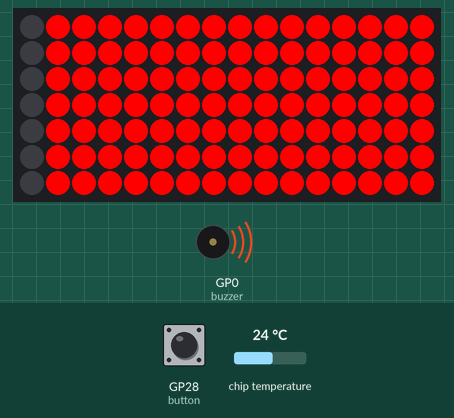
Simulated run of this program. Board: Raspberry Pi Pico running MicroPython. Shown: 16×7 RGB LED matrix, buzzer (waves = sounding). Inputs (shaded band) come from the test bench; at power-on: GP28 (button) LOW, chip temperature 24 °C. Dim RGB values are drawn brighter than linear; threads take turns every 2 ms; what the program prints to the serial console is not drawn.

Above: at 1.2 s.
1.3 s: GP28 (button) pulled HIGH for 0.5 s
At 1.52 s:
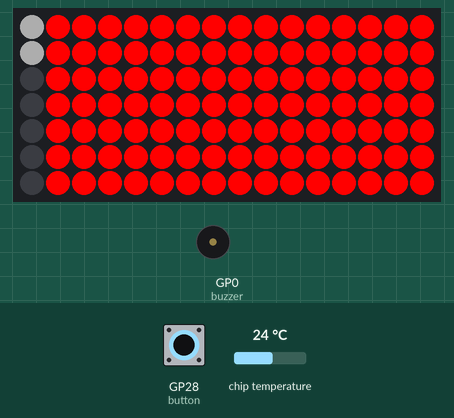
At 2.53 s:
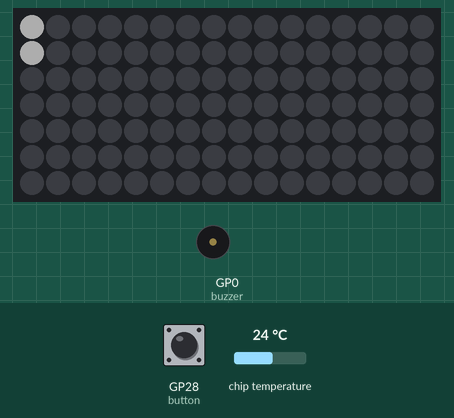
Timing chart, 0 to 4.3 s (numbered marks = the images above; inputs shaded):
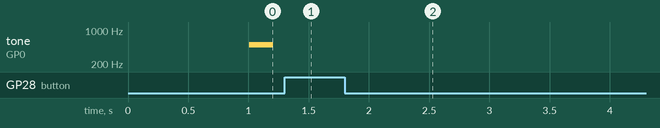

Measured:
- after the input at 1.3 s, tone on GP0 (buzzer): stops changing and stays silent

The program:

pico-unicorn-pack-temp-alert.py
```python
import machine
from machine import Pin, PWM
import time
import picounicorn as uni
import _thread
import gc

# **--------------------------------------------------**
# Configure Garbage Collection
# **--------------------------------------------------**
# Enable automatic garbage collection in Out Of Memory condition
gc.enable()

# Trigger carbage collection after 100000 bytes
# of heap memory have been allocated
gc.threshold(100000)

# **--------------------------------------------------**
# Set Variables
# **--------------------------------------------------**
# Loop Counters
core0_loop_n = 0
global core1_loop_n
core1_loop_n = 0
alert_loop_n = 0

# **--------------------------------------------------**
# Configure Unicorn Matrix Alerts
# **--------------------------------------------------**
uni.init()

# set the width and height for the led matrix
uni_width = uni.get_width()
uni_height = uni.get_height()

# define led matrix colors for temperature states
def matrix_red():
    for x in range(1, 16):
            for y in range(uni_height):
                uni.set_pixel(x, y, 255, 0, 0)

def matrix_green():
    for x in range(1, 16):
            for y in range(uni_height):
                uni.set_pixel(x, y, 0, 50, 0)

def matrix_blue():
    for x in range(1, 16):
            for y in range(uni_height):
                uni.set_pixel(x, y, 0, 0, 50)

def matrix_black():
    for x in range(1, 16):
            for y in range(uni_height):
                uni.set_pixel(x, y, 0, 0, 0)

# Define Thread Running Confirmation
def thread_0_running_led():
    for x in range(0, 1):
            for y in range(0, 2):
                uni.set_pixel(x, y, 50, 50, 50)
    time.sleep(0.5)
    for x in range(0, 1):
            for y in range(0, 2):
                uni.set_pixel(x, y, 0, 0, 0)
    time.sleep(0.5)

def thread_1_running_led():
    for x in range(0, 1):
            for y in range(5, 7):
                uni.set_pixel(x, y, 50, 50, 50)
    time.sleep(0.5)
    for x in range(0, 1):
            for y in range(5, 7):
                uni.set_pixel(x, y, 0, 0, 0)
    time.sleep(0.5)

# Define taking temperature notification
def taking_temp_note():
    for x in range(0, 1):
            for y in range(2, 5):
                uni.set_pixel(x, y, 255, 0, 255)
    time.sleep(0.2)
    for x in range(0, 1):
            for y in range(2, 5):
                uni.set_pixel(x, y, 0, 0, 0)
    time.sleep(0.2)

# **--------------------------------------------------**
# Configure Pico's Onboard temperature sensor
# **--------------------------------------------------**
# reads from Pico's temp sensor and converts it into a more manageable number
sensor_temp = machine.ADC(4)
conversion_factor = 3.3 / (65535)

# add a variable to manually adjust the accuracy of the sensor
t_adjust = 3.1

# variables to set the upper and lower temperature limits
t_hot = 23
t_cold = 18

temperatures = []

# **--------------------------------------------------**
# Define Buzzer and Mute Button
# **--------------------------------------------------**
# set up the piezzo buzzer
buzzer = PWM(Pin(0))
buzzer.freq(500)

# Add a button to mute the buzzer
button = machine.Pin(28, machine.Pin.IN, machine.Pin.PULL_DOWN)

global buzzer_mute
buzzer_mute = False

# **--------------------------------------------------**
# Define Console Print Info for Debugging
# **--------------------------------------------------**
def status_print():
    print("*--------------------------*")
    print("Core 0 Loop #" + str(core0_loop_n))
    print("Core 1 Loop #" + str(core1_loop_n))
    print("*--------------------------*")
    print("Sensor reading: " + str(reading))
    print("Temperature: " + str(temperature))
    print("Decimal temperature: " + str(temp_float))
    print("\n")
    print("Alert Count: " + str(alert_loop_n) + " Loops In Total")
    print("Temp Alert Status: " + str(temp_alert))
    print("Buzzer Mute Status:" + str(buzzer_mute))
    print("\n")
    print("Free Memory: " + str(gc.mem_free()) + " bytes of available heap RAM")
    print("Allocared Memory: " + str(gc.mem_alloc()) + " bytes of allocated heap RAM")
    print("*--------------------------*")
    print("\n")

# **--------------------------------------------------**
# Define Alert Thread on Core 1
# **--------------------------------------------------**
global temp_alert
temp_alert = False

# Define a function for the alert thread on core 1
def alert_thread():
    global temp_alert
    global buzzer_mute
    global core1_loop_n
    while True:
        # Start counting the loops
        core1_loop_n += 1

        # Watch for mute button press
        if button.value() == 1:
            time.sleep(0.01)
            buzzer_mute = True

        # Visual and Audiable alert for over temperature
        if temp_alert == True and buzzer_mute == False:
            matrix_red()
            buzzer.duty_u16(1000)
            time.sleep(0.2)
            matrix_black()
            buzzer.duty_u16(0)
            time.sleep(0.2)

        # Visual Only Alert (Buzzer Mute is Active)
        elif temp_alert == True and buzzer_mute == True:
            matrix_red()
            time.sleep(0.2)
            matrix_black()
            time.sleep(0.2)

        else:
            # Toggle LED to Show Thread is running
            thread_1_running_led()

_thread.start_new_thread(alert_thread, ())

# **--------------------------------------------------**
# Main Program On Core 0
# **--------------------------------------------------**
while True:
    # start counting the loops
    core0_loop_n += 1

    # taking teperature notification
    taking_temp_note()

    # the following two lines convert the value from the temp sensor into celsius
    reading = (sensor_temp.read_u16() * conversion_factor)
    temp_float = round((27 - (reading - 0.706) / 0.001721) + t_adjust, 1)
    temperature = int(temp_float)

    # set the temperature alert
    if temperature >= t_hot:
        temp_alert = True
        alert_loop_n += 1

    else:
        if temperature > t_cold and temperature < t_hot:
            temp_alert = False
            buzzer_mute = False
            matrix_green()
        else:
            temp_alert = False
            buzzer_mute = False
            matrix_blue()

    status_print()

    # set the delay in seconds between temperature checks
    for delay in range(30):
        thread_0_running_led()
```
